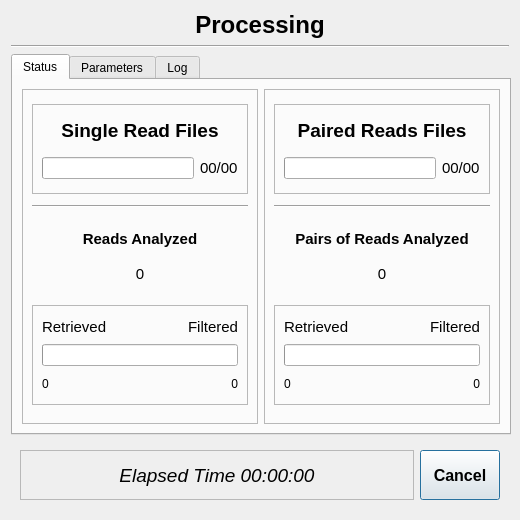
<?xml version="1.0" encoding="UTF-8"?>
<ui version="4.0">
 <class>ProcessWindow</class>
 <widget class="QDialog" name="ProcessWindow">
  <property name="geometry">
   <rect>
    <x>0</x>
    <y>0</y>
    <width>520</width>
    <height>520</height>
   </rect>
  </property>
  <property name="minimumSize">
   <size>
    <width>520</width>
    <height>520</height>
   </size>
  </property>
  <property name="windowTitle">
   <string>Dialog</string>
  </property>
  <layout class="QGridLayout" name="gridLayout_7">
   <item row="0" column="0">
    <layout class="QVBoxLayout" name="verticalLayout">
     <item>
      <widget class="QLabel" name="ProcessWindowTitle">
       <property name="maximumSize">
        <size>
         <width>16777215</width>
         <height>33</height>
        </size>
       </property>
       <property name="font">
        <font>
         <family>Noto Sans UI</family>
         <pointsize>18</pointsize>
         <weight>75</weight>
         <italic>false</italic>
         <bold>true</bold>
        </font>
       </property>
       <property name="text">
        <string>Processing</string>
       </property>
       <property name="alignment">
        <set>Qt::AlignCenter</set>
       </property>
      </widget>
     </item>
     <item>
      <widget class="Line" name="line">
       <property name="orientation">
        <enum>Qt::Horizontal</enum>
       </property>
      </widget>
     </item>
    </layout>
   </item>
   <item row="2" column="0">
    <widget class="QFrame" name="FrameControl">
     <property name="frameShape">
      <enum>QFrame::NoFrame</enum>
     </property>
     <property name="frameShadow">
      <enum>QFrame::Raised</enum>
     </property>
     <layout class="QGridLayout" name="gridLayout_2">
      <item row="0" column="0">
       <widget class="QLabel" name="Time">
        <property name="sizePolicy">
         <sizepolicy hsizetype="Minimum" vsizetype="Minimum">
          <horstretch>0</horstretch>
          <verstretch>0</verstretch>
         </sizepolicy>
        </property>
        <property name="font">
         <font>
          <pointsize>14</pointsize>
          <weight>50</weight>
          <italic>true</italic>
          <bold>false</bold>
         </font>
        </property>
        <property name="frameShape">
         <enum>QFrame::StyledPanel</enum>
        </property>
        <property name="frameShadow">
         <enum>QFrame::Raised</enum>
        </property>
        <property name="text">
         <string>Elapsed Time 00:00:00</string>
        </property>
        <property name="alignment">
         <set>Qt::AlignCenter</set>
        </property>
       </widget>
      </item>
      <item row="0" column="1">
       <widget class="QPushButton" name="CancelButton">
        <property name="sizePolicy">
         <sizepolicy hsizetype="Minimum" vsizetype="Minimum">
          <horstretch>0</horstretch>
          <verstretch>0</verstretch>
         </sizepolicy>
        </property>
        <property name="minimumSize">
         <size>
          <width>80</width>
          <height>50</height>
         </size>
        </property>
        <property name="maximumSize">
         <size>
          <width>80</width>
          <height>50</height>
         </size>
        </property>
        <property name="font">
         <font>
          <pointsize>12</pointsize>
          <weight>75</weight>
          <bold>true</bold>
         </font>
        </property>
        <property name="text">
         <string>Cancel</string>
        </property>
       </widget>
      </item>
     </layout>
    </widget>
   </item>
   <item row="1" column="0">
    <widget class="QTabWidget" name="tabWidget">
     <property name="enabled">
      <bool>true</bool>
     </property>
     <property name="sizePolicy">
      <sizepolicy hsizetype="MinimumExpanding" vsizetype="MinimumExpanding">
       <horstretch>0</horstretch>
       <verstretch>0</verstretch>
      </sizepolicy>
     </property>
     <property name="minimumSize">
      <size>
       <width>500</width>
       <height>375</height>
      </size>
     </property>
     <property name="currentIndex">
      <number>0</number>
     </property>
     <property name="movable">
      <bool>true</bool>
     </property>
     <widget class="QWidget" name="StatusTab">
      <attribute name="title">
       <string>Status</string>
      </attribute>
      <layout class="QGridLayout" name="gridLayout_6">
       <item row="0" column="0">
        <widget class="QFrame" name="Status_SingleFrame">
         <property name="sizePolicy">
          <sizepolicy hsizetype="Preferred" vsizetype="Preferred">
           <horstretch>0</horstretch>
           <verstretch>0</verstretch>
          </sizepolicy>
         </property>
         <property name="minimumSize">
          <size>
           <width>230</width>
           <height>320</height>
          </size>
         </property>
         <property name="frameShape">
          <enum>QFrame::StyledPanel</enum>
         </property>
         <property name="frameShadow">
          <enum>QFrame::Raised</enum>
         </property>
         <layout class="QGridLayout" name="gridLayout_11">
          <item row="0" column="0">
           <widget class="QFrame" name="Status_SingleFilesFrame">
            <property name="minimumSize">
             <size>
              <width>200</width>
              <height>90</height>
             </size>
            </property>
            <property name="maximumSize">
             <size>
              <width>16777215</width>
              <height>90</height>
             </size>
            </property>
            <property name="frameShape">
             <enum>QFrame::StyledPanel</enum>
            </property>
            <property name="frameShadow">
             <enum>QFrame::Raised</enum>
            </property>
            <layout class="QGridLayout" name="gridLayout_13">
             <item row="0" column="0">
              <widget class="QLabel" name="label_2">
               <property name="minimumSize">
                <size>
                 <width>175</width>
                 <height>30</height>
                </size>
               </property>
               <property name="font">
                <font>
                 <family>Noto Sans UI</family>
                 <pointsize>14</pointsize>
                 <weight>75</weight>
                 <bold>true</bold>
                </font>
               </property>
               <property name="text">
                <string>Single Read Files</string>
               </property>
               <property name="alignment">
                <set>Qt::AlignCenter</set>
               </property>
              </widget>
             </item>
             <item row="1" column="0">
              <layout class="QHBoxLayout" name="horizontalLayout_2">
               <item>
                <widget class="QProgressBar" name="Status_SingleFilesProgress">
                 <property name="value">
                  <number>0</number>
                 </property>
                 <property name="textVisible">
                  <bool>false</bool>
                 </property>
                </widget>
               </item>
               <item>
                <widget class="QLabel" name="Status_SingleFilesCount">
                 <property name="font">
                  <font>
                   <family>Noto Sans UI</family>
                   <pointsize>11</pointsize>
                   <weight>50</weight>
                   <italic>false</italic>
                   <bold>false</bold>
                  </font>
                 </property>
                 <property name="text">
                  <string>00/00</string>
                 </property>
                </widget>
               </item>
              </layout>
             </item>
            </layout>
           </widget>
          </item>
          <item row="2" column="0">
           <widget class="QFrame" name="Status_SingleReadsFrame">
            <property name="minimumSize">
             <size>
              <width>200</width>
              <height>75</height>
             </size>
            </property>
            <property name="maximumSize">
             <size>
              <width>16777215</width>
              <height>75</height>
             </size>
            </property>
            <property name="frameShape">
             <enum>QFrame::NoFrame</enum>
            </property>
            <property name="frameShadow">
             <enum>QFrame::Raised</enum>
            </property>
            <layout class="QGridLayout" name="gridLayout_4">
             <property name="leftMargin">
              <number>5</number>
             </property>
             <property name="topMargin">
              <number>5</number>
             </property>
             <property name="rightMargin">
              <number>5</number>
             </property>
             <property name="bottomMargin">
              <number>5</number>
             </property>
             <property name="spacing">
              <number>5</number>
             </property>
             <item row="1" column="0">
              <widget class="QLabel" name="Status_SingleReadsCount">
               <property name="font">
                <font>
                 <family>Noto Sans UI</family>
                 <pointsize>11</pointsize>
                 <weight>50</weight>
                 <italic>false</italic>
                 <bold>false</bold>
                </font>
               </property>
               <property name="text">
                <string>0</string>
               </property>
               <property name="alignment">
                <set>Qt::AlignCenter</set>
               </property>
              </widget>
             </item>
             <item row="0" column="0">
              <widget class="QLabel" name="Status_SingleReadsLabel">
               <property name="font">
                <font>
                 <family>Noto Sans UI</family>
                 <pointsize>11</pointsize>
                 <weight>75</weight>
                 <bold>true</bold>
                </font>
               </property>
               <property name="text">
                <string>Reads Analyzed</string>
               </property>
               <property name="alignment">
                <set>Qt::AlignCenter</set>
               </property>
              </widget>
             </item>
            </layout>
           </widget>
          </item>
          <item row="1" column="0">
           <widget class="Line" name="line_2">
            <property name="orientation">
             <enum>Qt::Horizontal</enum>
            </property>
           </widget>
          </item>
          <item row="3" column="0">
           <widget class="QFrame" name="Status_SingleResultFrame">
            <property name="minimumSize">
             <size>
              <width>210</width>
              <height>100</height>
             </size>
            </property>
            <property name="maximumSize">
             <size>
              <width>16777215</width>
              <height>100</height>
             </size>
            </property>
            <property name="frameShape">
             <enum>QFrame::StyledPanel</enum>
            </property>
            <property name="frameShadow">
             <enum>QFrame::Raised</enum>
            </property>
            <layout class="QGridLayout" name="gridLayout_8">
             <item row="3" column="0">
              <layout class="QHBoxLayout" name="horizontalLayout_4">
               <item>
                <widget class="QLabel" name="Status_SingleResultRetrievedCount">
                 <property name="text">
                  <string>0</string>
                 </property>
                 <property name="alignment">
                  <set>Qt::AlignLeading|Qt::AlignLeft|Qt::AlignVCenter</set>
                 </property>
                </widget>
               </item>
               <item>
                <widget class="QLabel" name="Status_SingleResultFilteredCount">
                 <property name="text">
                  <string>0</string>
                 </property>
                 <property name="alignment">
                  <set>Qt::AlignRight|Qt::AlignTrailing|Qt::AlignVCenter</set>
                 </property>
                </widget>
               </item>
              </layout>
             </item>
             <item row="2" column="0">
              <widget class="QProgressBar" name="Status_SingleResultProgress">
               <property name="value">
                <number>0</number>
               </property>
               <property name="textVisible">
                <bool>false</bool>
               </property>
              </widget>
             </item>
             <item row="0" column="0">
              <layout class="QHBoxLayout" name="horizontalLayout_6">
               <item>
                <widget class="QLabel" name="Status_SingleResultRetrievedLabel">
                 <property name="minimumSize">
                  <size>
                   <width>75</width>
                   <height>20</height>
                  </size>
                 </property>
                 <property name="font">
                  <font>
                   <family>Noto Sans UI</family>
                   <pointsize>11</pointsize>
                   <weight>50</weight>
                   <italic>false</italic>
                   <bold>false</bold>
                  </font>
                 </property>
                 <property name="text">
                  <string>Retrieved</string>
                 </property>
                 <property name="alignment">
                  <set>Qt::AlignLeading|Qt::AlignLeft|Qt::AlignVCenter</set>
                 </property>
                </widget>
               </item>
               <item>
                <widget class="QLabel" name="Status_SingleResultFilteredLabel">
                 <property name="minimumSize">
                  <size>
                   <width>75</width>
                   <height>20</height>
                  </size>
                 </property>
                 <property name="font">
                  <font>
                   <family>Noto Sans UI</family>
                   <pointsize>11</pointsize>
                   <weight>50</weight>
                   <italic>false</italic>
                   <bold>false</bold>
                  </font>
                 </property>
                 <property name="text">
                  <string>Filtered</string>
                 </property>
                 <property name="alignment">
                  <set>Qt::AlignRight|Qt::AlignTrailing|Qt::AlignVCenter</set>
                 </property>
                </widget>
               </item>
              </layout>
             </item>
            </layout>
           </widget>
          </item>
         </layout>
        </widget>
       </item>
       <item row="0" column="1">
        <widget class="QFrame" name="Status_PairedFrame">
         <property name="enabled">
          <bool>true</bool>
         </property>
         <property name="sizePolicy">
          <sizepolicy hsizetype="Preferred" vsizetype="Preferred">
           <horstretch>0</horstretch>
           <verstretch>0</verstretch>
          </sizepolicy>
         </property>
         <property name="minimumSize">
          <size>
           <width>230</width>
           <height>320</height>
          </size>
         </property>
         <property name="frameShape">
          <enum>QFrame::StyledPanel</enum>
         </property>
         <property name="frameShadow">
          <enum>QFrame::Raised</enum>
         </property>
         <layout class="QGridLayout" name="gridLayout_5">
          <item row="0" column="0">
           <widget class="QFrame" name="Status_PairedFilesFrame">
            <property name="minimumSize">
             <size>
              <width>200</width>
              <height>90</height>
             </size>
            </property>
            <property name="maximumSize">
             <size>
              <width>16777215</width>
              <height>90</height>
             </size>
            </property>
            <property name="frameShape">
             <enum>QFrame::StyledPanel</enum>
            </property>
            <property name="frameShadow">
             <enum>QFrame::Raised</enum>
            </property>
            <layout class="QGridLayout" name="gridLayout_14">
             <item row="0" column="0">
              <widget class="QLabel" name="Status_PairedFilesLabel">
               <property name="minimumSize">
                <size>
                 <width>175</width>
                 <height>30</height>
                </size>
               </property>
               <property name="font">
                <font>
                 <family>Noto Sans UI</family>
                 <pointsize>14</pointsize>
                 <weight>75</weight>
                 <italic>false</italic>
                 <bold>true</bold>
                </font>
               </property>
               <property name="text">
                <string>Paired Reads Files</string>
               </property>
               <property name="alignment">
                <set>Qt::AlignCenter</set>
               </property>
              </widget>
             </item>
             <item row="1" column="0">
              <layout class="QHBoxLayout" name="horizontalLayout_3">
               <item>
                <widget class="QProgressBar" name="Status_PairedFilesProgress">
                 <property name="value">
                  <number>0</number>
                 </property>
                 <property name="textVisible">
                  <bool>false</bool>
                 </property>
                </widget>
               </item>
               <item>
                <widget class="QLabel" name="Status_PairedFilesCount">
                 <property name="font">
                  <font>
                   <family>Noto Sans UI</family>
                   <pointsize>11</pointsize>
                   <weight>50</weight>
                   <italic>false</italic>
                   <bold>false</bold>
                  </font>
                 </property>
                 <property name="text">
                  <string>00/00</string>
                 </property>
                </widget>
               </item>
              </layout>
             </item>
            </layout>
           </widget>
          </item>
          <item row="1" column="0">
           <widget class="Line" name="line_3">
            <property name="orientation">
             <enum>Qt::Horizontal</enum>
            </property>
           </widget>
          </item>
          <item row="2" column="0">
           <widget class="QFrame" name="Status_PairedReadsFrame">
            <property name="minimumSize">
             <size>
              <width>200</width>
              <height>75</height>
             </size>
            </property>
            <property name="maximumSize">
             <size>
              <width>16777215</width>
              <height>75</height>
             </size>
            </property>
            <property name="frameShape">
             <enum>QFrame::NoFrame</enum>
            </property>
            <property name="frameShadow">
             <enum>QFrame::Raised</enum>
            </property>
            <layout class="QGridLayout" name="gridLayout_9">
             <property name="leftMargin">
              <number>5</number>
             </property>
             <property name="topMargin">
              <number>5</number>
             </property>
             <property name="rightMargin">
              <number>5</number>
             </property>
             <property name="bottomMargin">
              <number>5</number>
             </property>
             <property name="spacing">
              <number>5</number>
             </property>
             <item row="0" column="0">
              <widget class="QLabel" name="Status_PairedReadsLabel">
               <property name="font">
                <font>
                 <family>Noto Sans UI</family>
                 <pointsize>11</pointsize>
                 <weight>75</weight>
                 <bold>true</bold>
                </font>
               </property>
               <property name="text">
                <string>Pairs of Reads Analyzed</string>
               </property>
               <property name="alignment">
                <set>Qt::AlignCenter</set>
               </property>
              </widget>
             </item>
             <item row="1" column="0">
              <widget class="QLabel" name="Status_PairedReadsCount">
               <property name="font">
                <font>
                 <family>Noto Sans UI</family>
                 <pointsize>11</pointsize>
                </font>
               </property>
               <property name="text">
                <string>0</string>
               </property>
               <property name="alignment">
                <set>Qt::AlignCenter</set>
               </property>
              </widget>
             </item>
            </layout>
           </widget>
          </item>
          <item row="3" column="0">
           <widget class="QFrame" name="Status_PairedResultFrame">
            <property name="minimumSize">
             <size>
              <width>200</width>
              <height>100</height>
             </size>
            </property>
            <property name="maximumSize">
             <size>
              <width>16777215</width>
              <height>100</height>
             </size>
            </property>
            <property name="frameShape">
             <enum>QFrame::StyledPanel</enum>
            </property>
            <property name="frameShadow">
             <enum>QFrame::Raised</enum>
            </property>
            <layout class="QGridLayout" name="gridLayout_10">
             <item row="0" column="0">
              <layout class="QHBoxLayout" name="horizontalLayout_5">
               <item>
                <widget class="QLabel" name="Status_PairedResultRetrievedLabel">
                 <property name="minimumSize">
                  <size>
                   <width>75</width>
                   <height>20</height>
                  </size>
                 </property>
                 <property name="font">
                  <font>
                   <family>Noto Sans UI</family>
                   <pointsize>11</pointsize>
                   <weight>50</weight>
                   <italic>false</italic>
                   <bold>false</bold>
                  </font>
                 </property>
                 <property name="text">
                  <string>Retrieved</string>
                 </property>
                 <property name="alignment">
                  <set>Qt::AlignLeading|Qt::AlignLeft|Qt::AlignVCenter</set>
                 </property>
                </widget>
               </item>
               <item>
                <widget class="QLabel" name="Status_PairedResultFilteredLabel">
                 <property name="minimumSize">
                  <size>
                   <width>75</width>
                   <height>20</height>
                  </size>
                 </property>
                 <property name="font">
                  <font>
                   <family>Noto Sans UI</family>
                   <pointsize>11</pointsize>
                   <weight>50</weight>
                   <italic>false</italic>
                   <bold>false</bold>
                  </font>
                 </property>
                 <property name="text">
                  <string>Filtered</string>
                 </property>
                 <property name="alignment">
                  <set>Qt::AlignRight|Qt::AlignTrailing|Qt::AlignVCenter</set>
                 </property>
                </widget>
               </item>
              </layout>
             </item>
             <item row="1" column="0">
              <widget class="QProgressBar" name="Status_PairedResultProgress">
               <property name="value">
                <number>0</number>
               </property>
               <property name="textVisible">
                <bool>false</bool>
               </property>
              </widget>
             </item>
             <item row="2" column="0">
              <layout class="QHBoxLayout" name="horizontalLayout_7">
               <item>
                <widget class="QLabel" name="Status_PairedResultRetrievedCount">
                 <property name="text">
                  <string>0</string>
                 </property>
                 <property name="alignment">
                  <set>Qt::AlignLeading|Qt::AlignLeft|Qt::AlignVCenter</set>
                 </property>
                </widget>
               </item>
               <item>
                <widget class="QLabel" name="Status_PairedResultFilteredCount">
                 <property name="text">
                  <string>0</string>
                 </property>
                 <property name="alignment">
                  <set>Qt::AlignRight|Qt::AlignTrailing|Qt::AlignVCenter</set>
                 </property>
                </widget>
               </item>
              </layout>
             </item>
            </layout>
           </widget>
          </item>
         </layout>
        </widget>
       </item>
      </layout>
     </widget>
     <widget class="QWidget" name="ParamTab">
      <attribute name="title">
       <string>Parameters</string>
      </attribute>
      <layout class="QGridLayout" name="gridLayout">
       <item row="0" column="0">
        <widget class="QFrame" name="ParamFrame">
         <property name="frameShape">
          <enum>QFrame::StyledPanel</enum>
         </property>
         <property name="frameShadow">
          <enum>QFrame::Raised</enum>
         </property>
         <layout class="QGridLayout" name="gridLayout_15">
          <item row="2" column="0">
           <layout class="QVBoxLayout" name="verticalLayout_2">
            <item>
             <widget class="QLabel" name="Param_RatioLabel">
              <property name="font">
               <font>
                <pointsize>11</pointsize>
                <weight>75</weight>
                <bold>true</bold>
               </font>
              </property>
              <property name="text">
               <string>Ratio Threshold</string>
              </property>
             </widget>
            </item>
            <item>
             <widget class="QLabel" name="Param_LengthLabel">
              <property name="font">
               <font>
                <pointsize>11</pointsize>
                <weight>75</weight>
                <bold>true</bold>
               </font>
              </property>
              <property name="text">
               <string>Length Threshold</string>
              </property>
             </widget>
            </item>
            <item>
             <widget class="QLabel" name="Param_FirstLabel">
              <property name="font">
               <font>
                <pointsize>11</pointsize>
                <weight>75</weight>
                <bold>true</bold>
               </font>
              </property>
              <property name="text">
               <string>Cut First</string>
              </property>
             </widget>
            </item>
            <item>
             <widget class="QLabel" name="Param_LastLabel">
              <property name="font">
               <font>
                <pointsize>11</pointsize>
                <weight>75</weight>
                <bold>true</bold>
               </font>
              </property>
              <property name="text">
               <string>Cut Last</string>
              </property>
             </widget>
            </item>
           </layout>
          </item>
          <item row="2" column="1">
           <layout class="QVBoxLayout" name="verticalLayout_3">
            <item>
             <widget class="QLabel" name="Param_RatioValue">
              <property name="font">
               <font>
                <pointsize>11</pointsize>
               </font>
              </property>
              <property name="frameShape">
               <enum>QFrame::NoFrame</enum>
              </property>
              <property name="text">
               <string>0.00</string>
              </property>
              <property name="alignment">
               <set>Qt::AlignCenter</set>
              </property>
             </widget>
            </item>
            <item>
             <widget class="QLabel" name="Param_LengthValue">
              <property name="font">
               <font>
                <pointsize>11</pointsize>
               </font>
              </property>
              <property name="frameShape">
               <enum>QFrame::NoFrame</enum>
              </property>
              <property name="text">
               <string>0000</string>
              </property>
              <property name="alignment">
               <set>Qt::AlignCenter</set>
              </property>
             </widget>
            </item>
            <item>
             <widget class="QLabel" name="Param_FirstValue">
              <property name="font">
               <font>
                <pointsize>11</pointsize>
               </font>
              </property>
              <property name="frameShape">
               <enum>QFrame::NoFrame</enum>
              </property>
              <property name="text">
               <string>0000</string>
              </property>
              <property name="alignment">
               <set>Qt::AlignCenter</set>
              </property>
             </widget>
            </item>
            <item>
             <widget class="QLabel" name="Param_LastValue">
              <property name="font">
               <font>
                <pointsize>11</pointsize>
               </font>
              </property>
              <property name="frameShape">
               <enum>QFrame::NoFrame</enum>
              </property>
              <property name="text">
               <string>0000</string>
              </property>
              <property name="alignment">
               <set>Qt::AlignCenter</set>
              </property>
             </widget>
            </item>
           </layout>
          </item>
          <item row="2" column="2">
           <layout class="QVBoxLayout" name="verticalLayout_4">
            <item>
             <widget class="QLabel" name="Param_OptLabel">
              <property name="font">
               <font>
                <pointsize>11</pointsize>
                <weight>75</weight>
                <bold>true</bold>
               </font>
              </property>
              <property name="text">
               <string>Optimal Quality Score</string>
              </property>
             </widget>
            </item>
            <item>
             <widget class="QLabel" name="Param_LowLabel">
              <property name="font">
               <font>
                <pointsize>11</pointsize>
                <weight>75</weight>
                <bold>true</bold>
               </font>
              </property>
              <property name="text">
               <string>Low Quality Score</string>
              </property>
             </widget>
            </item>
            <item>
             <widget class="QLabel" name="Param_PhredLabel">
              <property name="font">
               <font>
                <pointsize>11</pointsize>
                <weight>75</weight>
                <bold>true</bold>
               </font>
              </property>
              <property name="text">
               <string>Phred</string>
              </property>
             </widget>
            </item>
            <item>
             <widget class="QLabel" name="Param_ThreadsLabel">
              <property name="font">
               <font>
                <pointsize>11</pointsize>
                <weight>75</weight>
                <bold>true</bold>
               </font>
              </property>
              <property name="text">
               <string>Threads</string>
              </property>
             </widget>
            </item>
           </layout>
          </item>
          <item row="2" column="3">
           <layout class="QVBoxLayout" name="verticalLayout_5">
            <item>
             <widget class="QLabel" name="Param_OptValue">
              <property name="font">
               <font>
                <pointsize>11</pointsize>
                <italic>false</italic>
               </font>
              </property>
              <property name="frameShape">
               <enum>QFrame::NoFrame</enum>
              </property>
              <property name="text">
               <string>000</string>
              </property>
              <property name="alignment">
               <set>Qt::AlignCenter</set>
              </property>
             </widget>
            </item>
            <item>
             <widget class="QLabel" name="Param_LowValue">
              <property name="font">
               <font>
                <pointsize>11</pointsize>
                <italic>false</italic>
               </font>
              </property>
              <property name="frameShape">
               <enum>QFrame::NoFrame</enum>
              </property>
              <property name="text">
               <string>000</string>
              </property>
              <property name="alignment">
               <set>Qt::AlignCenter</set>
              </property>
             </widget>
            </item>
            <item>
             <widget class="QLabel" name="Param_PhredValue">
              <property name="font">
               <font>
                <pointsize>11</pointsize>
                <italic>false</italic>
               </font>
              </property>
              <property name="frameShape">
               <enum>QFrame::NoFrame</enum>
              </property>
              <property name="text">
               <string>000</string>
              </property>
              <property name="alignment">
               <set>Qt::AlignCenter</set>
              </property>
             </widget>
            </item>
            <item>
             <widget class="QLabel" name="Param_ThreadsValue">
              <property name="font">
               <font>
                <pointsize>11</pointsize>
               </font>
              </property>
              <property name="text">
               <string>000</string>
              </property>
              <property name="alignment">
               <set>Qt::AlignCenter</set>
              </property>
             </widget>
            </item>
           </layout>
          </item>
          <item row="0" column="0" colspan="4">
           <widget class="QFrame" name="Param_GeneralFrame">
            <property name="frameShape">
             <enum>QFrame::NoFrame</enum>
            </property>
            <property name="frameShadow">
             <enum>QFrame::Raised</enum>
            </property>
            <layout class="QGridLayout" name="gridLayout_19">
             <property name="leftMargin">
              <number>5</number>
             </property>
             <property name="topMargin">
              <number>5</number>
             </property>
             <property name="rightMargin">
              <number>5</number>
             </property>
             <property name="bottomMargin">
              <number>5</number>
             </property>
             <property name="spacing">
              <number>5</number>
             </property>
             <item row="3" column="0" colspan="2">
              <widget class="QFrame" name="Param_DirectoryFrame">
               <property name="frameShape">
                <enum>QFrame::NoFrame</enum>
               </property>
               <property name="frameShadow">
                <enum>QFrame::Raised</enum>
               </property>
               <layout class="QGridLayout" name="gridLayout_21">
                <property name="leftMargin">
                 <number>5</number>
                </property>
                <property name="topMargin">
                 <number>5</number>
                </property>
                <property name="rightMargin">
                 <number>5</number>
                </property>
                <property name="bottomMargin">
                 <number>5</number>
                </property>
                <property name="spacing">
                 <number>5</number>
                </property>
                <item row="0" column="0">
                 <widget class="QLabel" name="Param_DirectoryLabel">
                  <property name="font">
                   <font>
                    <pointsize>11</pointsize>
                    <weight>75</weight>
                    <bold>true</bold>
                   </font>
                  </property>
                  <property name="text">
                   <string>Output Directory</string>
                  </property>
                 </widget>
                </item>
                <item row="0" column="1">
                 <widget class="QLabel" name="Param_DirectoryString">
                  <property name="font">
                   <font>
                    <pointsize>11</pointsize>
                   </font>
                  </property>
                  <property name="text">
                   <string>DIRECTORY</string>
                  </property>
                 </widget>
                </item>
               </layout>
              </widget>
             </item>
             <item row="0" column="0">
              <widget class="QFrame" name="Param_SingleFrame">
               <property name="frameShape">
                <enum>QFrame::NoFrame</enum>
               </property>
               <property name="frameShadow">
                <enum>QFrame::Raised</enum>
               </property>
               <layout class="QGridLayout" name="gridLayout_12">
                <property name="leftMargin">
                 <number>5</number>
                </property>
                <property name="topMargin">
                 <number>5</number>
                </property>
                <property name="rightMargin">
                 <number>5</number>
                </property>
                <property name="bottomMargin">
                 <number>5</number>
                </property>
                <property name="spacing">
                 <number>5</number>
                </property>
                <item row="0" column="0">
                 <widget class="QLabel" name="Param_SingleLabel">
                  <property name="font">
                   <font>
                    <pointsize>11</pointsize>
                    <weight>75</weight>
                    <bold>true</bold>
                   </font>
                  </property>
                  <property name="text">
                   <string>Single Read Files</string>
                  </property>
                 </widget>
                </item>
                <item row="0" column="1">
                 <widget class="QLabel" name="Param_SingleCount">
                  <property name="font">
                   <font>
                    <pointsize>11</pointsize>
                   </font>
                  </property>
                  <property name="text">
                   <string>0000000</string>
                  </property>
                  <property name="alignment">
                   <set>Qt::AlignCenter</set>
                  </property>
                 </widget>
                </item>
               </layout>
              </widget>
             </item>
             <item row="1" column="1">
              <widget class="QFrame" name="Param_RescueFrame">
               <property name="frameShape">
                <enum>QFrame::NoFrame</enum>
               </property>
               <property name="frameShadow">
                <enum>QFrame::Raised</enum>
               </property>
               <layout class="QGridLayout" name="gridLayout_17">
                <property name="leftMargin">
                 <number>5</number>
                </property>
                <property name="topMargin">
                 <number>5</number>
                </property>
                <property name="rightMargin">
                 <number>5</number>
                </property>
                <property name="bottomMargin">
                 <number>5</number>
                </property>
                <property name="spacing">
                 <number>5</number>
                </property>
                <item row="0" column="0">
                 <widget class="QLabel" name="Param_RescueLabel">
                  <property name="font">
                   <font>
                    <pointsize>11</pointsize>
                    <weight>75</weight>
                    <bold>true</bold>
                   </font>
                  </property>
                  <property name="text">
                   <string>Rescue</string>
                  </property>
                 </widget>
                </item>
                <item row="0" column="1">
                 <widget class="QLabel" name="Param_RescueState">
                  <property name="font">
                   <font>
                    <pointsize>11</pointsize>
                   </font>
                  </property>
                  <property name="text">
                   <string>Yes</string>
                  </property>
                  <property name="alignment">
                   <set>Qt::AlignCenter</set>
                  </property>
                 </widget>
                </item>
               </layout>
              </widget>
             </item>
             <item row="1" column="0">
              <widget class="QFrame" name="Param_ModeFrame">
               <property name="frameShape">
                <enum>QFrame::NoFrame</enum>
               </property>
               <property name="frameShadow">
                <enum>QFrame::Raised</enum>
               </property>
               <layout class="QGridLayout" name="gridLayout_16">
                <property name="leftMargin">
                 <number>5</number>
                </property>
                <property name="topMargin">
                 <number>5</number>
                </property>
                <property name="rightMargin">
                 <number>5</number>
                </property>
                <property name="bottomMargin">
                 <number>5</number>
                </property>
                <property name="spacing">
                 <number>5</number>
                </property>
                <item row="0" column="0">
                 <widget class="QLabel" name="Param_ModeLabel">
                  <property name="font">
                   <font>
                    <pointsize>11</pointsize>
                    <weight>75</weight>
                    <bold>true</bold>
                   </font>
                  </property>
                  <property name="text">
                   <string>Clever Mode</string>
                  </property>
                 </widget>
                </item>
                <item row="0" column="1">
                 <widget class="QLabel" name="Param_ModeState">
                  <property name="font">
                   <font>
                    <pointsize>11</pointsize>
                   </font>
                  </property>
                  <property name="text">
                   <string>TEXT</string>
                  </property>
                  <property name="alignment">
                   <set>Qt::AlignCenter</set>
                  </property>
                 </widget>
                </item>
               </layout>
              </widget>
             </item>
             <item row="0" column="1">
              <widget class="QFrame" name="Param_PairedFrame">
               <property name="frameShape">
                <enum>QFrame::NoFrame</enum>
               </property>
               <property name="frameShadow">
                <enum>QFrame::Raised</enum>
               </property>
               <layout class="QGridLayout" name="gridLayout_18">
                <property name="leftMargin">
                 <number>5</number>
                </property>
                <property name="topMargin">
                 <number>5</number>
                </property>
                <property name="rightMargin">
                 <number>5</number>
                </property>
                <property name="bottomMargin">
                 <number>5</number>
                </property>
                <property name="spacing">
                 <number>5</number>
                </property>
                <item row="0" column="0">
                 <widget class="QLabel" name="Param_PairedLabel">
                  <property name="font">
                   <font>
                    <pointsize>11</pointsize>
                    <weight>75</weight>
                    <bold>true</bold>
                   </font>
                  </property>
                  <property name="text">
                   <string>Paired Reads Files</string>
                  </property>
                 </widget>
                </item>
                <item row="0" column="1">
                 <widget class="QLabel" name="Param_PairedCount">
                  <property name="font">
                   <font>
                    <pointsize>11</pointsize>
                   </font>
                  </property>
                  <property name="text">
                   <string>00000</string>
                  </property>
                  <property name="alignment">
                   <set>Qt::AlignCenter</set>
                  </property>
                 </widget>
                </item>
               </layout>
              </widget>
             </item>
             <item row="2" column="0" colspan="2">
              <widget class="QFrame" name="Param_PrefixFrame">
               <property name="frameShape">
                <enum>QFrame::NoFrame</enum>
               </property>
               <property name="frameShadow">
                <enum>QFrame::Raised</enum>
               </property>
               <layout class="QGridLayout" name="gridLayout_20">
                <item row="0" column="0">
                 <widget class="QLabel" name="Param_PrefixLabel">
                  <property name="font">
                   <font>
                    <pointsize>11</pointsize>
                    <weight>75</weight>
                    <bold>true</bold>
                   </font>
                  </property>
                  <property name="text">
                   <string>Output Prefix</string>
                  </property>
                 </widget>
                </item>
                <item row="0" column="1">
                 <widget class="QLabel" name="Param_PrefixString">
                  <property name="font">
                   <font>
                    <pointsize>11</pointsize>
                   </font>
                  </property>
                  <property name="text">
                   <string>PREFIX</string>
                  </property>
                 </widget>
                </item>
               </layout>
              </widget>
             </item>
            </layout>
           </widget>
          </item>
          <item row="1" column="0" colspan="4">
           <widget class="Line" name="line_4">
            <property name="orientation">
             <enum>Qt::Horizontal</enum>
            </property>
           </widget>
          </item>
         </layout>
        </widget>
       </item>
      </layout>
     </widget>
     <widget class="QWidget" name="LogTab">
      <attribute name="title">
       <string>Log</string>
      </attribute>
      <layout class="QGridLayout" name="gridLayout_3">
       <item row="0" column="0">
        <widget class="QTextBrowser" name="LogText">
         <property name="font">
          <font>
           <family>Noto Mono</family>
           <pointsize>9</pointsize>
          </font>
         </property>
        </widget>
       </item>
      </layout>
     </widget>
    </widget>
   </item>
  </layout>
 </widget>
 <resources/>
 <connections/>
</ui>
